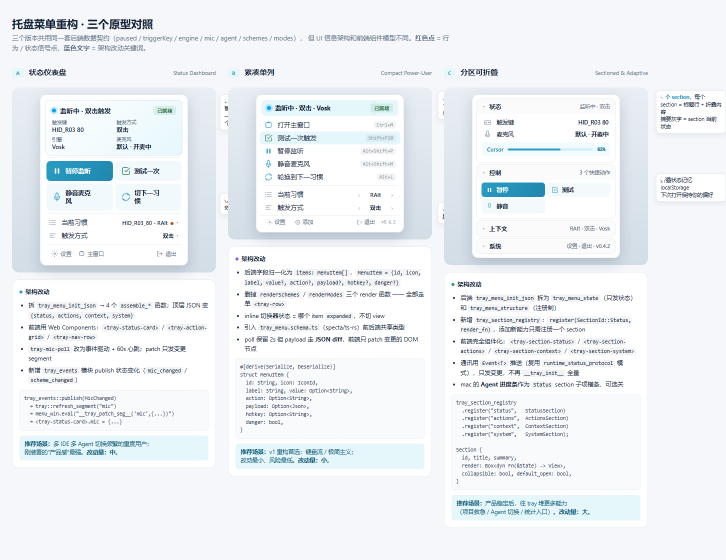
#> input picture design-mock/tray-menu-v3-concepts-full.png, 1452 x 1120 px, found by its file name (shown at 1/2 size)
$ python _crop_versions.py
#> lines starting #> are read from the running program, lines starting #| are printed output that depends on the picture
#!/usr/bin/env python3
"""Crop the 3-up concept page into A/B/C individual images."""
from PIL import Image
import os, sys

src = r"C:\Users\Administrator\Desktop\voice-pilot\design-mock\tray-menu-v3-concepts-full.png"
out_dir = r"C:\Users\Administrator\Desktop\voice-pilot\design-mock"

im = Image.open(src)
#> im is the input picture: PIL image 1452x1120 RGB; mean R, G, B 237, 241, 244.2
W, H = im.size
#> W = 1452; H = 1120
print("Source size:", W, H)
#| Source size: 1452 1120

# Padding from the page: header is ~100px, then 3 columns with 24px gap
# Column width = (W - 24*2 - 32*2) / 3  (gap=24, page padding=32)
gap = 24
pad = 32
col_w = (W - pad*2 - gap*2) // 3
#> col_w = 446
header_h = 100  # title + lede

# Each column starts at x = pad + i*(col_w+gap)
labels = ['A', 'B', 'C']
for i, label in enumerate(labels):
    x0 = pad + i*(col_w + gap)
    y0 = header_h
    x1 = x0 + col_w
    y1 = H - 60  # trim bottom padding

    crop = im.crop((x0, y0, x1, y1))
    # Add a small white border for breathing room
    bordered = Image.new('RGB', (crop.size[0]+24, crop.size[1]+24), (245, 247, 250))
    bordered.paste(crop, (12, 12))
    out_path = os.path.join(out_dir, f'tray-menu-v3-{label}.png')
    bordered.save(out_path, optimize=True)
    print(f"Wrote {out_path} -> {bordered.size}")
#> this loop made 3 passes
#> pass 1, `crop = im.crop((x0, y0, x1, y1))`:
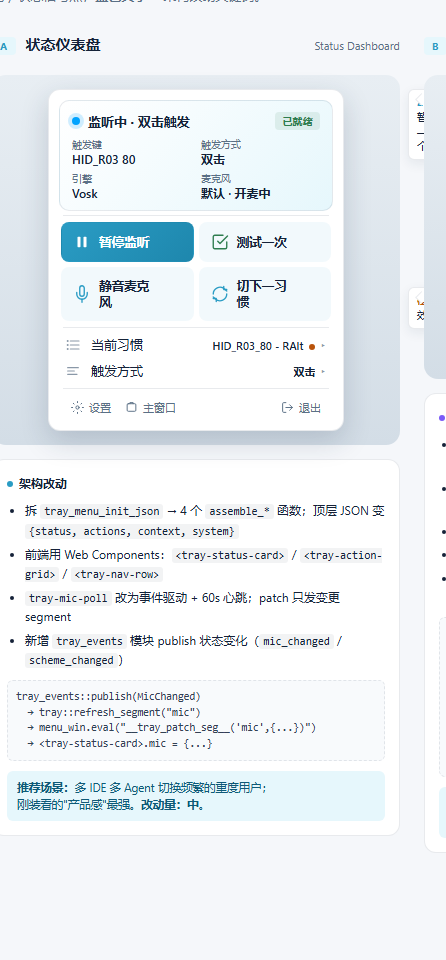
#> crop: PIL image 446x960 RGB; mean R, G, B 234.7, 240, 243.5
#> pass 1, `bordered = Image.new('RGB', (crop.size[0]+24, crop.size[1]+24), (245, ..`:
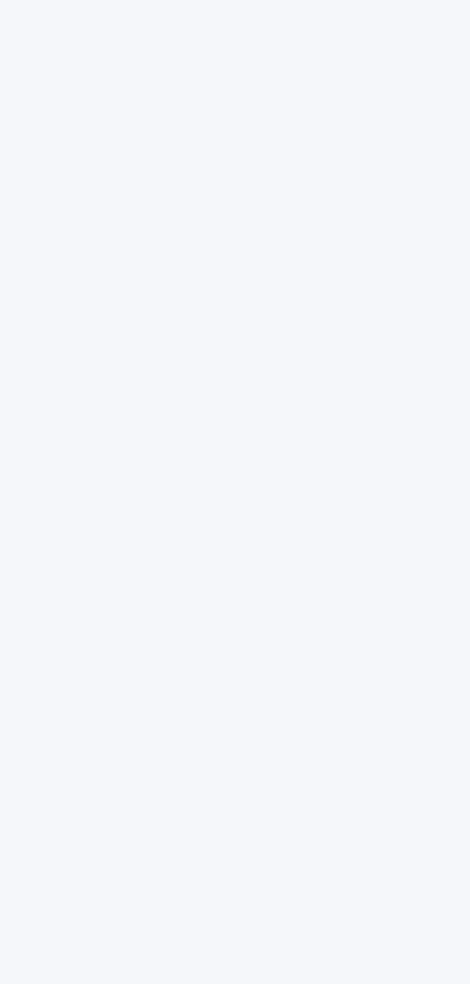
#> bordered: PIL image 470x984 RGB; mean R, G, B 245, 247, 250
#> pass 1, `bordered.save(out_path, optimize=True)`:
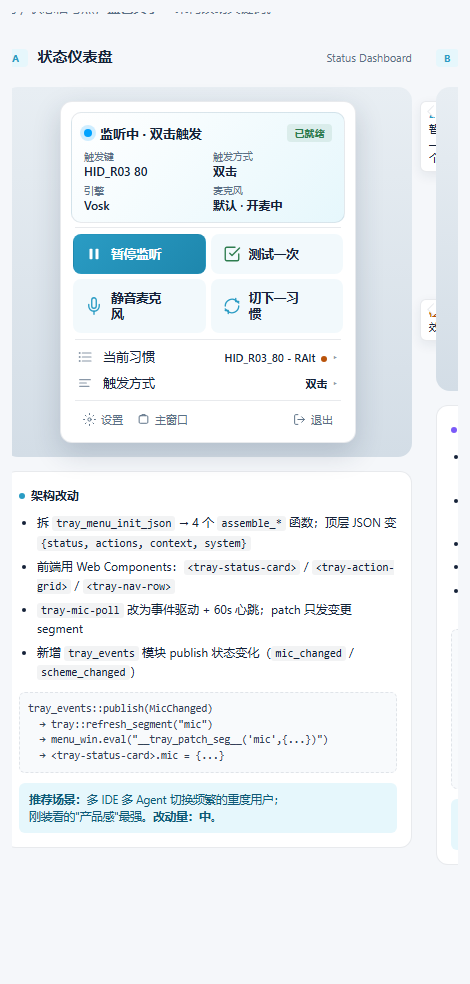
#> saved as tray-menu-v3-A.png: PIL image 470x984 RGB; mean R, G, B 235.4, 240.5, 244
#> pass 2, `crop = im.crop((x0, y0, x1, y1))`:
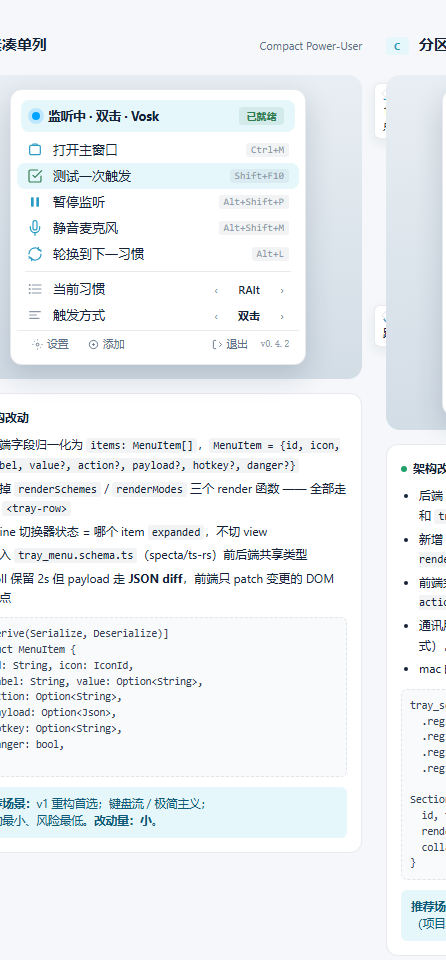
#> crop: PIL image 446x960 RGB; mean R, G, B 236.9, 240.8, 243.8
#> after the loop:
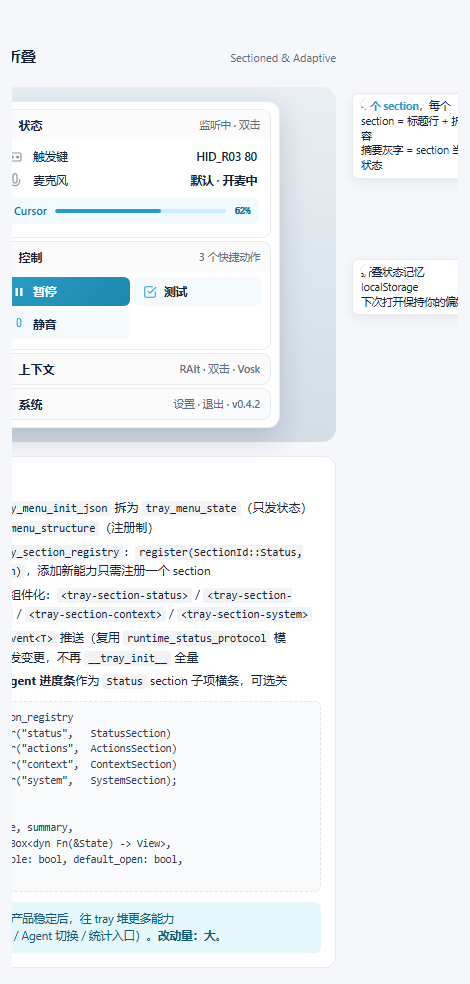
#> bordered: PIL image 470x984 RGB; mean R, G, B 237.8, 241.6, 244.6
#> after the loop:
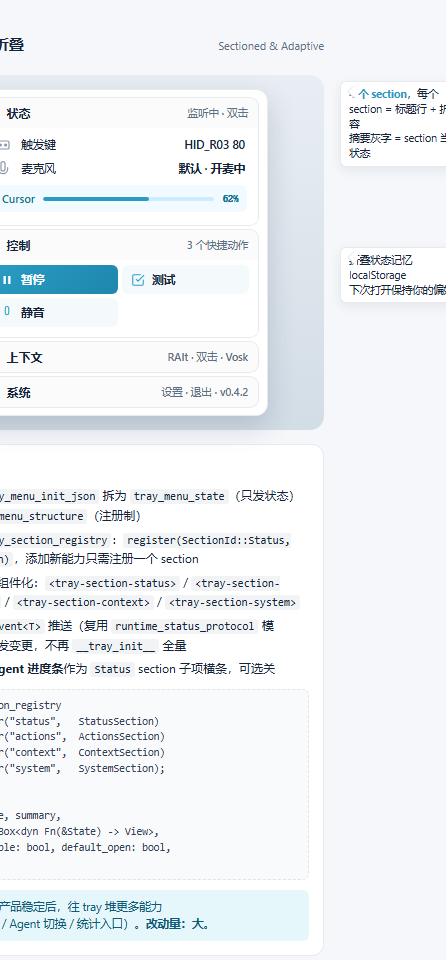
#> crop: PIL image 446x960 RGB; mean R, G, B 237.2, 241.1, 244.2

$ run again, with design-mock/camera-dropdown-v2.png copied over design-mock/tray-menu-v3-concepts-full.png
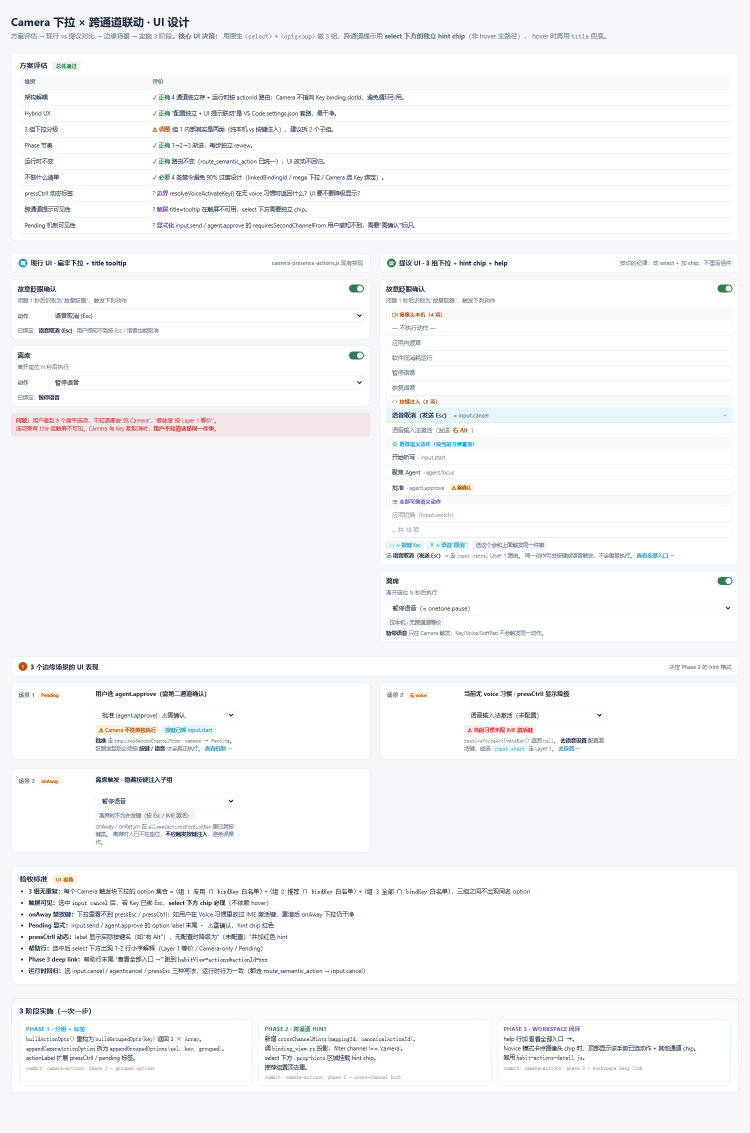
#> input picture design-mock/camera-dropdown-v2.png, 1500 x 2266 px, found by its file name (shown at 1/2 size)
#> im is the input picture: PIL image 1500x2266 RGB; mean R, G, B 246.1, 247.1, 248.6
#| Source size: 1500 2266
#> after the loop `for i, label in enumerate(labels):`:
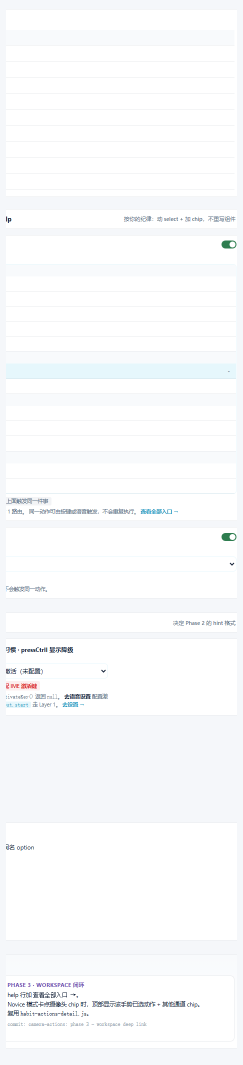
#> bordered: PIL image 486x2130 RGB (shown at 1/2 size); mean R, G, B 249.8, 250.8, 252
#> after the loop `for i, label in enumerate(labels):`:
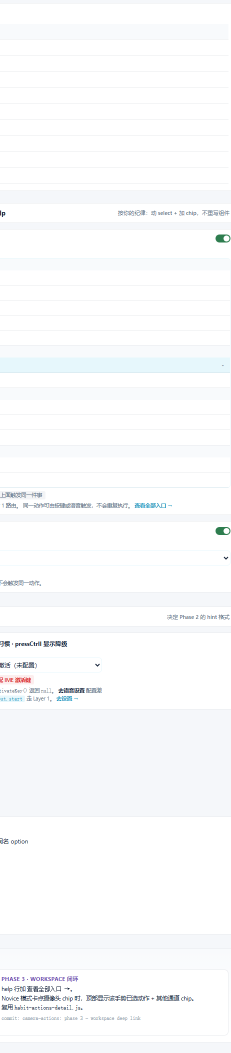
#> crop: PIL image 462x2106 RGB (shown at 1/2 size); mean R, G, B 250.1, 251.1, 252.1

$ run again, with design-mock/state0.png copied over design-mock/tray-menu-v3-concepts-full.png
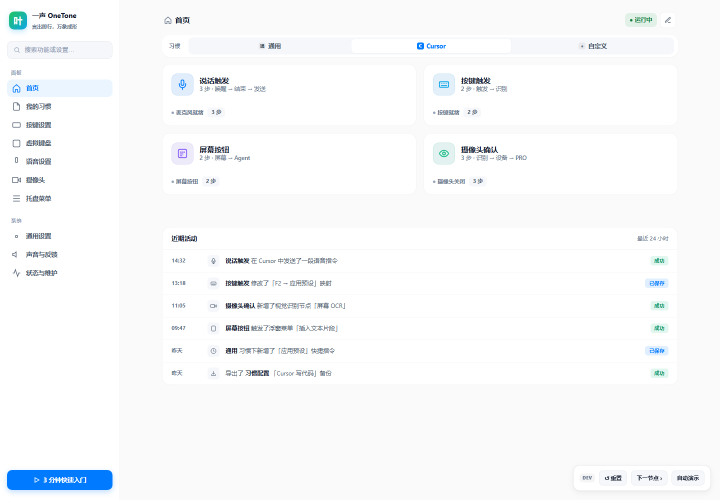
#> input picture design-mock/state0.png, 1440 x 1000 px, found by its file name (shown at 1/2 size)
#> im is the input picture: PIL image 1440x1000 RGB; mean R, G, B 248.1, 249.5, 250.7
#| Source size: 1440 1000
#> the loop `for i, label in enumerate(labels):` made 3 passes
#> pass 1, `bordered.save(out_path, optimize=True)`:
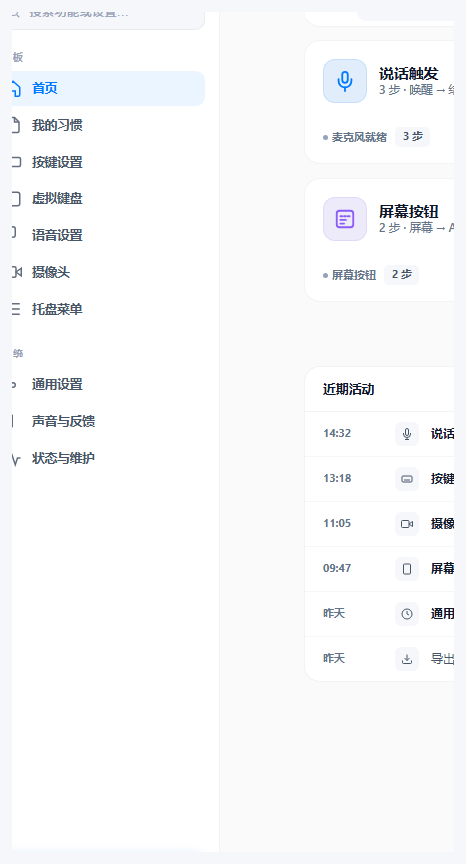
#> saved as tray-menu-v3-A.png: PIL image 466x864 RGB; mean R, G, B 248.4, 249.1, 250.2
#> pass 2, `crop = im.crop((x0, y0, x1, y1))`:
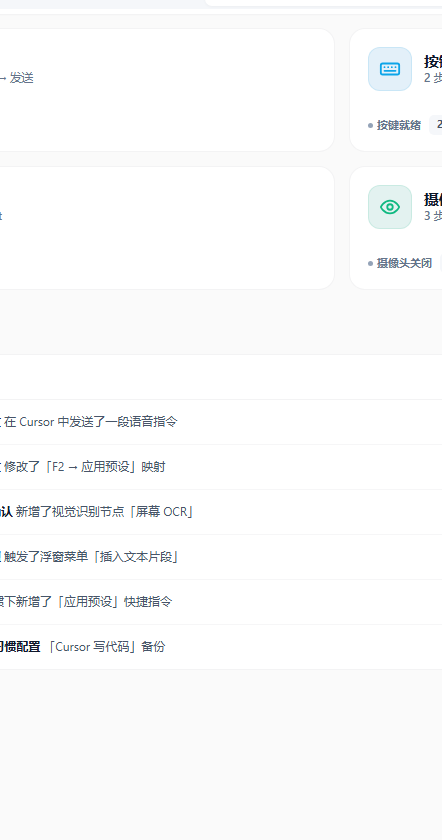
#> crop: PIL image 442x840 RGB; mean R, G, B 250.4, 250.8, 251.1

$ run again, with design-mock/state1-voice.png copied over design-mock/tray-menu-v3-concepts-full.png
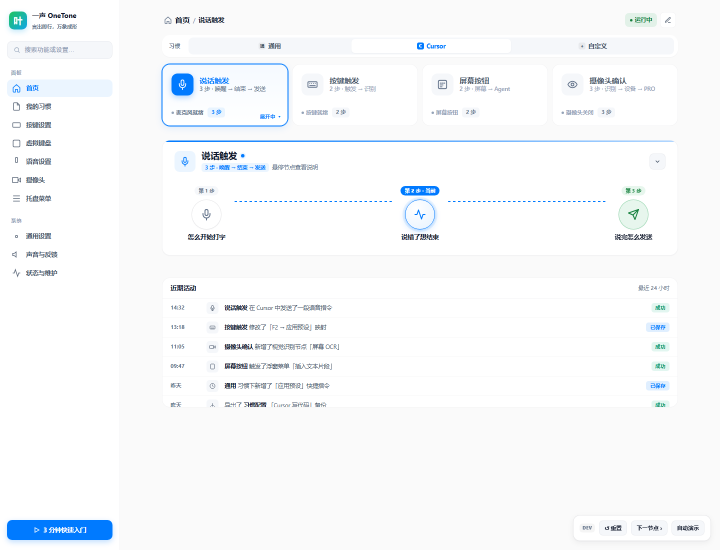
#> input picture design-mock/state1-voice.png, 1440 x 1100 px, found by its file name (shown at 1/2 size)
#> im is the input picture: PIL image 1440x1100 RGB; mean R, G, B 246.8, 248.7, 250.6
#| Source size: 1440 1100
#> after the loop `for i, label in enumerate(labels):`:
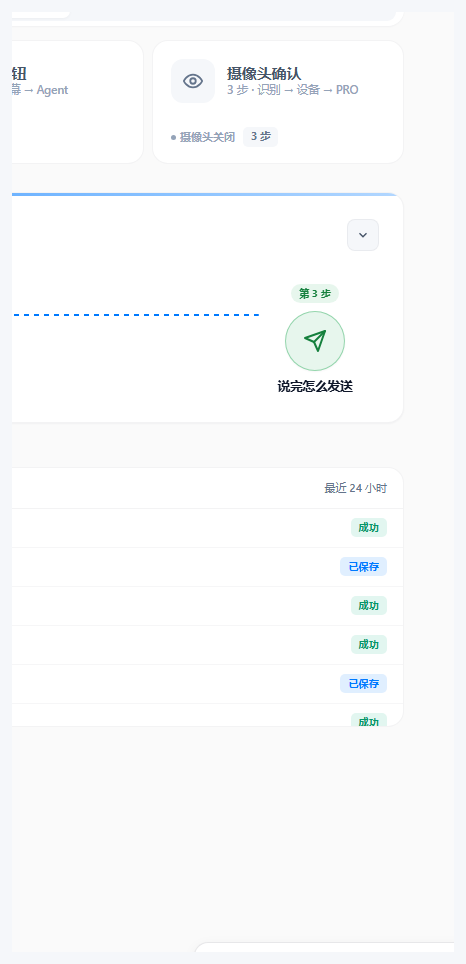
#> bordered: PIL image 466x964 RGB; mean R, G, B 249.9, 250.9, 251.4
#> after the loop `for i, label in enumerate(labels):`:
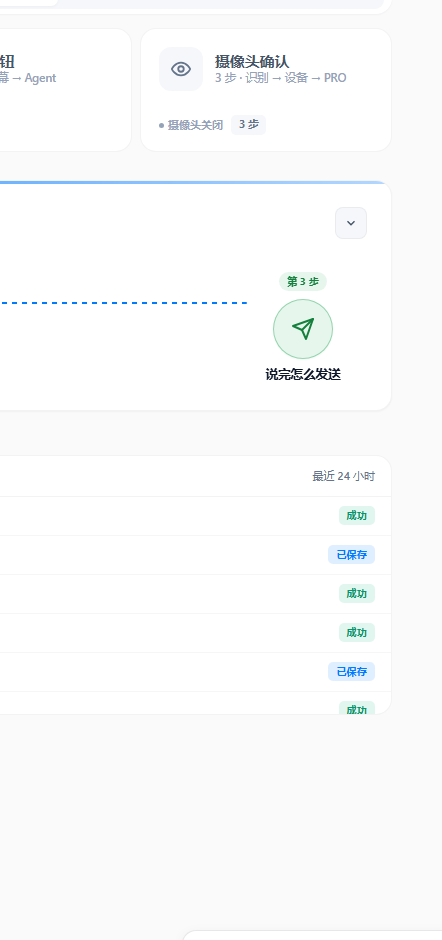
#> crop: PIL image 442x940 RGB; mean R, G, B 250.3, 251.2, 251.5
